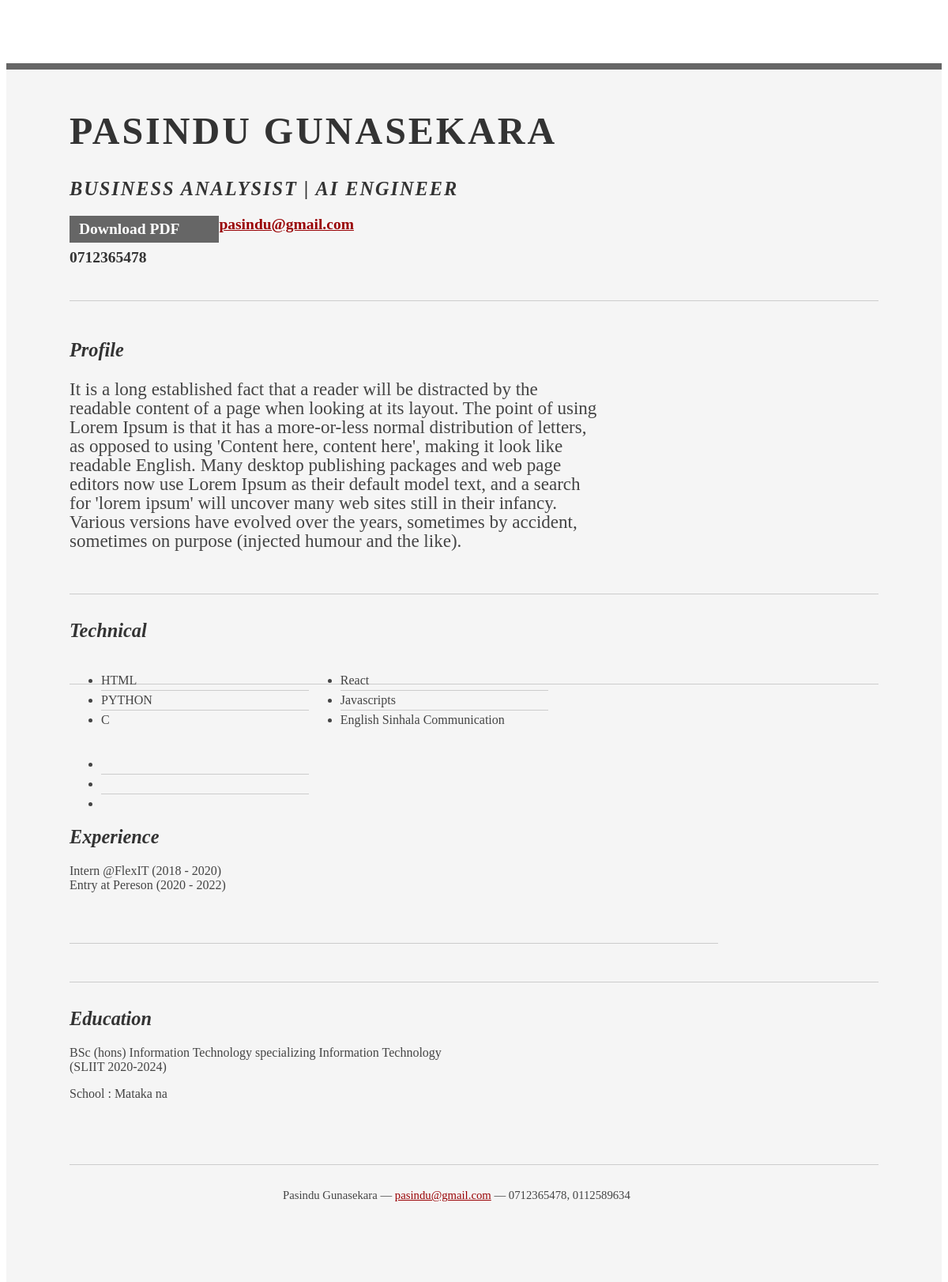
The app's page /portfoloio/12/ with its own data.
### CVgenr/models.py (models this page shows, shortened)
class Cvdetails(models.Model):
    first_name = models.CharField(max_length=100, null=True)
    last_name = models.CharField(max_length=100, null=True)
    description = models.TextField(null=True)
    your_title = models.CharField(max_length=500, blank=True, null=True)
    nic = models.CharField(max_length=20, null=True)
    date_of_birth = models.DateField(max_length=20, null=True)
    address = models.CharField(max_length=100, null=True)
    mobile_contact = models.CharField(max_length=10, null=True)
    home_contact = models.CharField(max_length=10, null=True)
    email = models.CharField(max_length=100, null=True)
    experience = models.TextField(null=True)
    skill1 = models.CharField(max_length=50, null=True)
    skill2 = models.CharField(max_length=50, null=True)
    skill3 = models.CharField(max_length=50, null=True)
    skill4 = models.CharField(max_length=50, null=True)
    skill5 = models.CharField(max_length=50, null=True)
    skill6 = models.CharField(max_length=50, null=True)
    education = models.TextField(null=True)
    date_created = models.DateTimeField(auto_now_add=True, null=True)

### CVgenr/views.py (the view)
# urls.py: path('portfoloio/<str:pk>/', views.portfoloio, name="portfoloio"),
def portfoloio(request, pk):
    portfolio = Cvdetails.objects.get(id=pk)
    return render(request, 'CVpages/pdf1.html', {'cvdata': portfolio})

### CVdemo/context_processors.py (called while the page is built)
def project_context(request):
    context = {
        'me':User.objects.first(),
    }
    return context

### CVgenr/templates/CVpages/pdf1.html (shortened to what this page needs)
{% load static %}
<!DOCTYPE html PUBLIC "-//W3C//DTD XHTML 1.0 Strict//EN" "http://www.w3.org/TR/xhtml1/DTD/xhtml1-strict.dtd">
<html>
<head>
	<link rel="stylesheet" type="text/css" href="http://yui.yahooapis.com/2.7.0/build/reset-fonts-grids/reset-fonts-grids.css" media="all" />
	<link rel="stylesheet" href="{% static '/css/resume.css' %}">
</head>
<body>
<div id="doc2" class="yui-t7">
	<div id="inner">
		<div id="hd">
			<div class="yui-gc">
				<div class="yui-u first">
					<h1>{{cvdata.first_name}} {{cvdata.last_name}}</h1>
					<h2>{{cvdata.your_title}}</h2>
				</div>
				<div class="yui-u">
					<div class="contact-info">
						<h3><a id="pdf" href="{% url 'CVpages:pdfDown' cvdata.id %}">Download PDF</a></h3>
						<h3><a href="mailto:{{cvdata.email}}">{{cvdata.email}}</a></h3>
						<h3>{{cvdata.mobile_contact}}</h3>
					</div>
				</div>
			</div>
		</div>
		<div id="bd">
			<div id="yui-main">
				<div class="yui-b">
					<div class="yui-gf">
						<div class="yui-u first">
							<h2>Profile</h2>
						</div>
						<div class="yui-u">
							<p class="enlarge">
								{{cvdata.description}}
							</p>
						</div>
					</div>
					<div class="yui-gf">
						<div class="yui-u first">
							<h2>Technical</h2>
						</div>
						<div class="yui-u">
							<ul class="talent">
								<li>{{cvdata.skill1}}</li>
								<li>{{cvdata.skill2}}</li>
								<li class="last">{{cvdata.skill3}}</li>
							</ul>
							<ul class="talent">
								<li>{{cvdata.skill4}}</li>
								<li>{{cvdata.skill5}}</li>
								<li class="last">{{cvdata.skill6}}</li>
							</ul>
							<ul class="talent">
								<li></li>
								<li></li>
								<li class="last"></li>
							</ul>
						</div>
					</div>
					<div class="yui-gf">
						<div class="yui-u first">
							<h2>Experience</h2>
						</div>
						<div class="yui-u">
							<div class="job">
								{{cvdata.experience|linebreaks}}
							</div>
						</div>
					</div>
					<div class="yui-gf last">
						<div class="yui-u first">
							<h2>Education</h2>
						</div>
						<div class="yui-u">
							{{cvdata.education|linebreaks}}
						</div>
					</div>
				</div>
			</div>
		</div>
		<div id="ft">
			<p>{{cvdata.first_name}} {{cvdata.last_name}} &mdash; <a href="mailto:{{cvdata.email}}">{{cvdata.email}}</a> &mdash; {{cvdata.mobile_contact}}, {{cvdata.home_contact}}</p>
		</div>
	</div>
</div>
</body>
</html>

### static/css/resume.css (style rules this page uses)
body { font-family: Georgia; color: #444; }
#inner { padding: 10px 80px; margin: 80px auto; background: #f5f5f5; border: solid #666; border-width: 8px 0 2px 0; }
.yui-gf { margin-bottom: 2em; padding-bottom: 2em; border-bottom: 1px solid #ccc; }
#hd { margin: 2.5em 0 3em 0; padding-bottom: 1.5em; border-bottom: 1px solid #ccc }
#hd h2 { text-transform: uppercase; letter-spacing: 2px; }
#bd, #ft { margin-bottom: 2em; }
#ft { padding: 1em 0 5em 0; font-size: 92%; border-top: 1px solid #ccc; text-align: center; }
#ft p { margin-bottom: 0; text-align: center; }
#hd h1 { font-size: 48px; text-transform: uppercase; letter-spacing: 3px; }
h2 { font-size: 152% }
h3, h4 { font-size: 122%; }
h1, h2, h3, h4 { color: #333; }
p { font-size: 100%; line-height: 18px; padding-right: 3em; }
a { color: #990003 }
li { line-height: 24px; border-bottom: 1px solid #ccc; }
p.enlarge { font-size: 144%; padding-right: 6.5em; line-height: 24px; }
.contact-info { margin-top: 7px; }
.first h2 { font-style: italic; }
.last { border-bottom: 0 }
a#pdf { display: block; float: left; background: #666; color: white; padding: 6px 50px 6px 12px; margin-bottom: 6px; text-decoration: none; }
.job { position: relative; margin-bottom: 1em; padding-bottom: 1em; border-bottom: 1px solid #ccc; }
.job p { margin: 0.75em 0 3em 0; }
.last { border: none; }
.talent { width: 32%; float: left }
.yui-gf .yui-u { width:80.2%; }
.yui-gf div.first { width:12.3%; }

### records on screen
Cvdetails: first_name "PASINDU", last_name "GUNASEKARA", your_title "BUSINESS ANALYSIST | AI ENGINEER", email "pasindu@gmail.com", mobile_contact "0712365478", description "It is a long established fact that a reader will be distracted by the readable content of a page when looking at its layout. The point of using Lorem Ipsum is that it has a more-or-less normal distribution of letters, as opposed to using 'Content here, content here', making it look like readable English. Many desktop publishing packages and web page editors now use Lorem Ipsum as their default model text, and a search for 'lorem ipsum' will uncover many web sites still in their infancy. Various versions have evolved over the years, sometimes by accident, sometimes on purpose (injected humour and the like).", skill1 "HTML", skill2 "PYTHON", skill3 "C", skill4 "React", skill5 "Javascripts", skill6 "English Sinhala Communication", experience "Intern @FlexIT (2018 - 2020) Entry at Pereson (2020 - 2022)", education "BSc (hons) Information Technology specializing Information Technology (SLIIT 2020-2024) School : Mataka na", first_name "Pasindu", last_name "Gunasekara", home_contact "0112589634"
